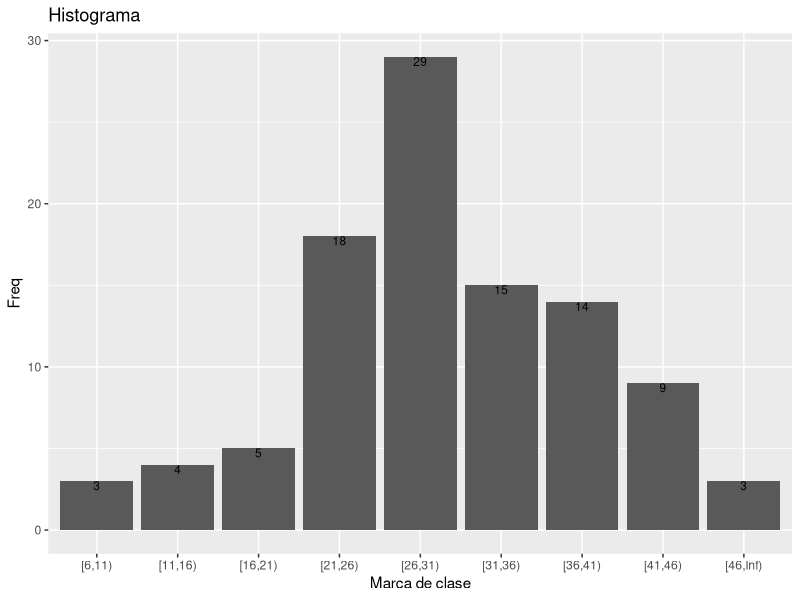

The R script that drew this image:
#PARCIAL
library(ggplot2)
set.seed(9087)
Base.A=round(rnorm(100,30,10),0)
#####
clase=1+3.33*log10(length(Base.A))
clase=round(clase,0)
ancho=diff(range(Base.A))/clase
ancho=round(ancho,0)
####
bin=seq(min(Base.A),
        max(Base.A),by=ancho)

T1=data.frame(table(cut(Base.A,
                     breaks =c(bin,Inf),
                     right = FALSE)))

ggplot(T1,aes(x=Var1,
                    y=Freq))+
  geom_bar(stat = "identity")+
  labs(title="Histograma",
       x="Marca de clase")+
  geom_text(aes(label=Freq),
            position = position_dodge(0.5),
            color="black",
            vjust=1,
            size=3)

